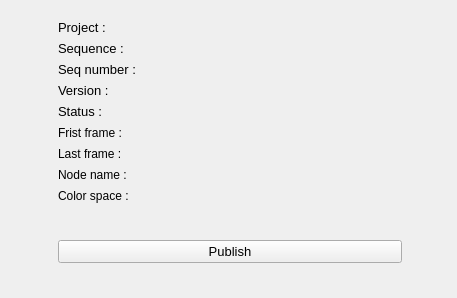
<?xml version="1.0" encoding="UTF-8"?>
<ui version="4.0">
 <class>Form</class>
 <widget class="QWidget" name="Form">
  <property name="geometry">
   <rect>
    <x>0</x>
    <y>0</y>
    <width>457</width>
    <height>298</height>
   </rect>
  </property>
  <property name="windowTitle">
   <string>Form</string>
  </property>
  <widget class="QWidget" name="">
   <property name="geometry">
    <rect>
     <x>20</x>
     <y>20</y>
     <width>421</width>
     <height>331</height>
    </rect>
   </property>
   <layout class="QVBoxLayout" name="verticalLayout_3">
    <item>
     <layout class="QGridLayout" name="gridLayout_2">
      <item row="8" column="0">
       <widget class="QLabel" name="last_frame">
        <property name="minimumSize">
         <size>
          <width>0</width>
          <height>15</height>
         </size>
        </property>
        <property name="styleSheet">
         <string notr="true">font: 10pt &quot;Cantarell&quot;;</string>
        </property>
        <property name="text">
         <string>Last frame :</string>
        </property>
       </widget>
      </item>
      <item row="5" column="1">
       <widget class="QLabel" name="label_version">
        <property name="sizePolicy">
         <sizepolicy hsizetype="Expanding" vsizetype="Preferred">
          <horstretch>0</horstretch>
          <verstretch>0</verstretch>
         </sizepolicy>
        </property>
        <property name="minimumSize">
         <size>
          <width>150</width>
          <height>15</height>
         </size>
        </property>
        <property name="maximumSize">
         <size>
          <width>150</width>
          <height>16777215</height>
         </size>
        </property>
        <property name="font">
         <font>
          <family>Cantarell</family>
          <pointsize>10</pointsize>
          <italic>false</italic>
          <bold>false</bold>
         </font>
        </property>
        <property name="styleSheet">
         <string notr="true">font: 10pt &quot;Cantarell&quot;;</string>
        </property>
        <property name="text">
         <string/>
        </property>
       </widget>
      </item>
      <item row="1" column="1" rowspan="2">
       <widget class="QLabel" name="label_project">
        <property name="sizePolicy">
         <sizepolicy hsizetype="Expanding" vsizetype="Preferred">
          <horstretch>0</horstretch>
          <verstretch>0</verstretch>
         </sizepolicy>
        </property>
        <property name="minimumSize">
         <size>
          <width>150</width>
          <height>15</height>
         </size>
        </property>
        <property name="maximumSize">
         <size>
          <width>150</width>
          <height>16777215</height>
         </size>
        </property>
        <property name="font">
         <font>
          <family>Cantarell</family>
          <pointsize>10</pointsize>
          <italic>false</italic>
          <bold>false</bold>
         </font>
        </property>
        <property name="styleSheet">
         <string notr="true">font: 10pt &quot;Cantarell&quot;;</string>
        </property>
        <property name="text">
         <string/>
        </property>
       </widget>
      </item>
      <item row="8" column="1">
       <widget class="QLabel" name="last_frame_text">
        <property name="minimumSize">
         <size>
          <width>0</width>
          <height>15</height>
         </size>
        </property>
        <property name="styleSheet">
         <string notr="true">font: 10pt &quot;Cantarell&quot;;</string>
        </property>
        <property name="text">
         <string/>
        </property>
       </widget>
      </item>
      <item row="6" column="1">
       <widget class="QLabel" name="label_status">
        <property name="sizePolicy">
         <sizepolicy hsizetype="Expanding" vsizetype="Preferred">
          <horstretch>0</horstretch>
          <verstretch>0</verstretch>
         </sizepolicy>
        </property>
        <property name="minimumSize">
         <size>
          <width>150</width>
          <height>15</height>
         </size>
        </property>
        <property name="maximumSize">
         <size>
          <width>150</width>
          <height>16777215</height>
         </size>
        </property>
        <property name="font">
         <font>
          <family>Cantarell</family>
          <pointsize>10</pointsize>
          <italic>false</italic>
          <bold>false</bold>
         </font>
        </property>
        <property name="styleSheet">
         <string notr="true">font: 10pt &quot;Cantarell&quot;;</string>
        </property>
        <property name="text">
         <string/>
        </property>
       </widget>
      </item>
      <item row="6" column="0">
       <widget class="QLabel" name="label_4">
        <property name="sizePolicy">
         <sizepolicy hsizetype="Expanding" vsizetype="Minimum">
          <horstretch>0</horstretch>
          <verstretch>0</verstretch>
         </sizepolicy>
        </property>
        <property name="minimumSize">
         <size>
          <width>100</width>
          <height>15</height>
         </size>
        </property>
        <property name="maximumSize">
         <size>
          <width>150</width>
          <height>16777215</height>
         </size>
        </property>
        <property name="font">
         <font>
          <family>Cantarell</family>
          <pointsize>10</pointsize>
          <italic>false</italic>
          <bold>false</bold>
         </font>
        </property>
        <property name="styleSheet">
         <string notr="true">font: 10pt &quot;Cantarell&quot;;</string>
        </property>
        <property name="text">
         <string>Status :</string>
        </property>
       </widget>
      </item>
      <item row="7" column="0">
       <widget class="QLabel" name="frist_frame">
        <property name="minimumSize">
         <size>
          <width>0</width>
          <height>15</height>
         </size>
        </property>
        <property name="styleSheet">
         <string notr="true">font: 10pt &quot;Cantarell&quot;;</string>
        </property>
        <property name="text">
         <string>Frist frame :</string>
        </property>
       </widget>
      </item>
      <item row="1" column="0" rowspan="2">
       <widget class="QLabel" name="label_5">
        <property name="sizePolicy">
         <sizepolicy hsizetype="Expanding" vsizetype="Minimum">
          <horstretch>0</horstretch>
          <verstretch>0</verstretch>
         </sizepolicy>
        </property>
        <property name="minimumSize">
         <size>
          <width>150</width>
          <height>15</height>
         </size>
        </property>
        <property name="maximumSize">
         <size>
          <width>150</width>
          <height>16777215</height>
         </size>
        </property>
        <property name="font">
         <font>
          <family>Cantarell</family>
          <pointsize>10</pointsize>
          <italic>false</italic>
          <bold>false</bold>
         </font>
        </property>
        <property name="styleSheet">
         <string notr="true">font: 10pt &quot;Cantarell&quot;;</string>
        </property>
        <property name="text">
         <string>Project :</string>
        </property>
       </widget>
      </item>
      <item row="10" column="1">
       <widget class="QLabel" name="color_space_text">
        <property name="minimumSize">
         <size>
          <width>0</width>
          <height>15</height>
         </size>
        </property>
        <property name="styleSheet">
         <string notr="true">font: 10pt &quot;Cantarell&quot;;</string>
        </property>
        <property name="text">
         <string/>
        </property>
       </widget>
      </item>
      <item row="5" column="0">
       <widget class="QLabel" name="label_3">
        <property name="sizePolicy">
         <sizepolicy hsizetype="Expanding" vsizetype="Minimum">
          <horstretch>0</horstretch>
          <verstretch>0</verstretch>
         </sizepolicy>
        </property>
        <property name="minimumSize">
         <size>
          <width>100</width>
          <height>15</height>
         </size>
        </property>
        <property name="maximumSize">
         <size>
          <width>150</width>
          <height>16777215</height>
         </size>
        </property>
        <property name="font">
         <font>
          <family>Cantarell</family>
          <pointsize>10</pointsize>
          <italic>false</italic>
          <bold>false</bold>
         </font>
        </property>
        <property name="styleSheet">
         <string notr="true">font: 10pt &quot;Cantarell&quot;;</string>
        </property>
        <property name="text">
         <string>Version :</string>
        </property>
       </widget>
      </item>
      <item row="9" column="0">
       <widget class="QLabel" name="node_name">
        <property name="minimumSize">
         <size>
          <width>0</width>
          <height>15</height>
         </size>
        </property>
        <property name="styleSheet">
         <string notr="true">font: 10pt &quot;Cantarell&quot;;</string>
        </property>
        <property name="text">
         <string>Node name :</string>
        </property>
       </widget>
      </item>
      <item row="4" column="1">
       <widget class="QLabel" name="label_seq_number">
        <property name="sizePolicy">
         <sizepolicy hsizetype="Expanding" vsizetype="Preferred">
          <horstretch>0</horstretch>
          <verstretch>0</verstretch>
         </sizepolicy>
        </property>
        <property name="minimumSize">
         <size>
          <width>150</width>
          <height>15</height>
         </size>
        </property>
        <property name="maximumSize">
         <size>
          <width>150</width>
          <height>16777215</height>
         </size>
        </property>
        <property name="font">
         <font>
          <family>Cantarell</family>
          <pointsize>10</pointsize>
          <italic>false</italic>
          <bold>false</bold>
         </font>
        </property>
        <property name="styleSheet">
         <string notr="true">font: 10pt &quot;Cantarell&quot;;</string>
        </property>
        <property name="text">
         <string/>
        </property>
       </widget>
      </item>
      <item row="10" column="0">
       <widget class="QLabel" name="color_space">
        <property name="minimumSize">
         <size>
          <width>0</width>
          <height>15</height>
         </size>
        </property>
        <property name="styleSheet">
         <string notr="true">font: 10pt &quot;Cantarell&quot;;</string>
        </property>
        <property name="text">
         <string>Color space :</string>
        </property>
       </widget>
      </item>
      <item row="3" column="0" alignment="Qt::AlignVCenter">
       <widget class="QLabel" name="label">
        <property name="sizePolicy">
         <sizepolicy hsizetype="Expanding" vsizetype="Minimum">
          <horstretch>0</horstretch>
          <verstretch>0</verstretch>
         </sizepolicy>
        </property>
        <property name="minimumSize">
         <size>
          <width>150</width>
          <height>15</height>
         </size>
        </property>
        <property name="maximumSize">
         <size>
          <width>150</width>
          <height>16777215</height>
         </size>
        </property>
        <property name="font">
         <font>
          <family>Cantarell</family>
          <pointsize>10</pointsize>
          <italic>false</italic>
          <bold>false</bold>
         </font>
        </property>
        <property name="styleSheet">
         <string notr="true">font: 10pt &quot;Cantarell&quot;;</string>
        </property>
        <property name="text">
         <string>Sequence :</string>
        </property>
       </widget>
      </item>
      <item row="9" column="1">
       <widget class="QLabel" name="node_name_text">
        <property name="minimumSize">
         <size>
          <width>0</width>
          <height>15</height>
         </size>
        </property>
        <property name="styleSheet">
         <string notr="true">font: 10pt &quot;Cantarell&quot;;</string>
        </property>
        <property name="text">
         <string/>
        </property>
       </widget>
      </item>
      <item row="14" column="0" colspan="2">
       <widget class="QPushButton" name="pushButton_shotpub">
        <property name="font">
         <font>
          <family>Cantarell</family>
          <pointsize>10</pointsize>
          <italic>false</italic>
          <bold>false</bold>
         </font>
        </property>
        <property name="styleSheet">
         <string notr="true">font: 10pt &quot;Cantarell&quot;;</string>
        </property>
        <property name="text">
         <string>Publish</string>
        </property>
       </widget>
      </item>
      <item row="7" column="1">
       <widget class="QLabel" name="frist_frame_text">
        <property name="minimumSize">
         <size>
          <width>0</width>
          <height>15</height>
         </size>
        </property>
        <property name="styleSheet">
         <string notr="true">font: 10pt &quot;Cantarell&quot;;</string>
        </property>
        <property name="text">
         <string/>
        </property>
       </widget>
      </item>
      <item row="3" column="1">
       <widget class="QLabel" name="label_seq_name">
        <property name="sizePolicy">
         <sizepolicy hsizetype="Expanding" vsizetype="Preferred">
          <horstretch>0</horstretch>
          <verstretch>0</verstretch>
         </sizepolicy>
        </property>
        <property name="minimumSize">
         <size>
          <width>150</width>
          <height>15</height>
         </size>
        </property>
        <property name="maximumSize">
         <size>
          <width>150</width>
          <height>16777215</height>
         </size>
        </property>
        <property name="font">
         <font>
          <family>Cantarell</family>
          <pointsize>10</pointsize>
          <italic>false</italic>
          <bold>false</bold>
         </font>
        </property>
        <property name="styleSheet">
         <string notr="true">font: 10pt &quot;Cantarell&quot;;</string>
        </property>
        <property name="text">
         <string/>
        </property>
       </widget>
      </item>
      <item row="11" column="0" colspan="2">
       <widget class="QLabel" name="pub_finsh_text">
        <property name="minimumSize">
         <size>
          <width>0</width>
          <height>25</height>
         </size>
        </property>
        <property name="styleSheet">
         <string notr="true">font: 10pt &quot;Cantarell&quot;;</string>
        </property>
        <property name="text">
         <string/>
        </property>
        <property name="alignment">
         <set>Qt::AlignCenter</set>
        </property>
       </widget>
      </item>
      <item row="4" column="0">
       <widget class="QLabel" name="label_2">
        <property name="sizePolicy">
         <sizepolicy hsizetype="Expanding" vsizetype="Minimum">
          <horstretch>0</horstretch>
          <verstretch>0</verstretch>
         </sizepolicy>
        </property>
        <property name="minimumSize">
         <size>
          <width>100</width>
          <height>15</height>
         </size>
        </property>
        <property name="maximumSize">
         <size>
          <width>150</width>
          <height>16777215</height>
         </size>
        </property>
        <property name="font">
         <font>
          <family>Cantarell</family>
          <pointsize>10</pointsize>
          <italic>false</italic>
          <bold>false</bold>
         </font>
        </property>
        <property name="styleSheet">
         <string notr="true">font: 10pt &quot;Cantarell&quot;;</string>
        </property>
        <property name="text">
         <string>Seq number :</string>
        </property>
       </widget>
      </item>
      <item row="15" column="0">
       <spacer name="verticalSpacer">
        <property name="orientation">
         <enum>Qt::Vertical</enum>
        </property>
        <property name="sizeHint" stdset="0">
         <size>
          <width>20</width>
          <height>40</height>
         </size>
        </property>
       </spacer>
      </item>
     </layout>
    </item>
   </layout>
  </widget>
 </widget>
 <resources/>
 <connections/>
</ui>
